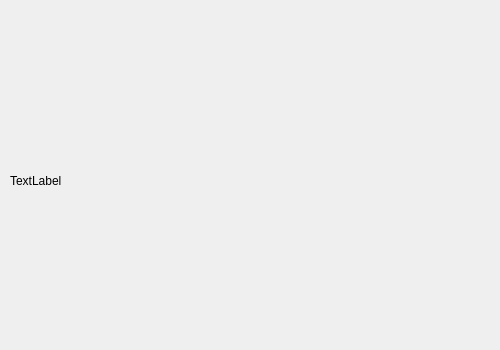
<?xml version="1.0" encoding="UTF-8"?>
<ui version="4.0">
 <class>fileInformation</class>
 <widget class="QWidget" name="fileInformation">
  <property name="geometry">
   <rect>
    <x>0</x>
    <y>0</y>
    <width>500</width>
    <height>350</height>
   </rect>
  </property>
  <property name="maximumSize">
   <size>
    <width>500</width>
    <height>350</height>
   </size>
  </property>
  <property name="windowTitle">
   <string>Form</string>
  </property>
  <widget class="QWidget" name="verticalLayoutWidget">
   <property name="geometry">
    <rect>
     <x>10</x>
     <y>20</y>
     <width>481</width>
     <height>321</height>
    </rect>
   </property>
   <layout class="QVBoxLayout" name="verticalLayout">
    <item>
     <widget class="QLabel" name="FileInfoLabel">
      <property name="text">
       <string>TextLabel</string>
      </property>
     </widget>
    </item>
   </layout>
  </widget>
 </widget>
 <resources/>
 <connections/>
</ui>
